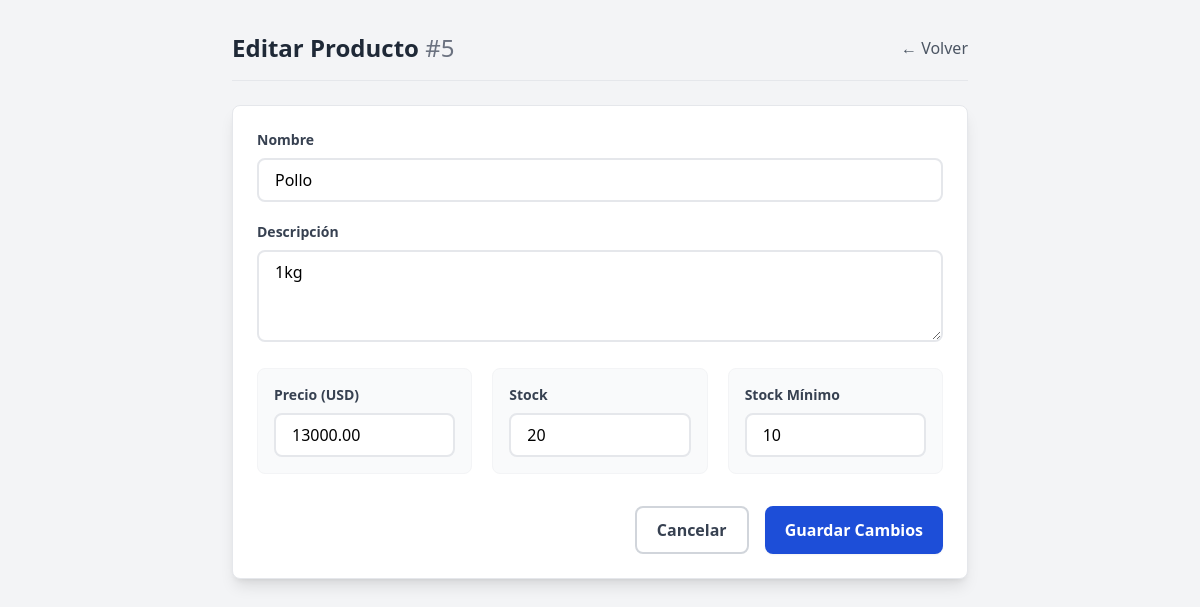
/editar_producto.php?id=5 (signed in), run on the app's committed database.
### tables this page shows
CREATE TABLE `productos` (
  `id` int(11) NOT NULL,
  `nombre` varchar(100) NOT NULL,
  `descripcion` text DEFAULT NULL,
  `precio` decimal(10,2) NOT NULL,
  `stock` int(11) NOT NULL,
  `fecha_creacion` timestamp NOT NULL DEFAULT current_timestamp(),
  `stock_minimo` int(11) NOT NULL DEFAULT 10,
  `deleted` tinyint(1) DEFAULT 0,
  `deleted_at` timestamp NULL DEFAULT NULL
);

### includes/functions.php (called while the page is built, shortened)
<?php
$servername = "localhost";
$username = "root";
$password = "";
$dbname = "inventario_supermercado";
$conn = new mysqli($servername, $username, $password, $dbname);
function obtenerProductoPorId($id) {
    global $conn;
    $sql = "SELECT * FROM productos WHERE id = ?";
    $stmt = $conn->prepare($sql);
    $stmt->bind_param("i", $id);
    if ($stmt->execute()) {
        $result = $stmt->get_result();
        $producto = $result->fetch_assoc();
        return $producto;
    } else {
        error_log("Error al ejecutar la consulta para obtener producto por ID: " . $stmt->error);
        $stmt->close();
        return null;
    }
}
?>

### editar_producto.php (the view, shortened to what this page needs)
<?php
require_once 'includes/functions.php';
$producto = null;
if (isset($_GET['id'])) {
    $producto = obtenerProductoPorId($_GET['id']);
}
if ($_SERVER['REQUEST_METHOD'] == 'POST') {
    $id = $_POST['id'];
    $nombre = trim($_POST['nombre']);
    $descripcion = trim($_POST['descripcion']);
    $precio = trim($_POST['precio']);
    $stock = trim($_POST['stock']);
    $stock_minimo = trim($_POST['stock_minimo'] ?? '0');
    if (!isset($id) || !is_numeric($id)) {
        $error = "ID de producto no válido.";
    } elseif (empty($nombre)) {
        $error = "El nombre del producto es obligatorio.";
    } elseif (!is_numeric($precio) || $precio < 0) {
        $error = "El precio debe ser un número positivo.";
    } elseif (filter_var($stock, FILTER_VALIDATE_INT, array('options' => array('min_range' => 0))) === false) {
        $error = "El stock debe ser un número entero no negativo.";
    } elseif (filter_var($stock_minimo, FILTER_VALIDATE_INT, array('options' => array('min_range' => 0))) === false) {
        $error = "El stock mínimo debe ser un número entero no negativo.";
    } else {
        $id = (int)$id;
        $precio = (float)$precio;
        $stock = (int)$stock;
        $stock_minimo = (int)$stock_minimo;
        if (actualizarProducto($id, $nombre, $descripcion, $precio, $stock, $stock_minimo)) {
            header("Location: index.php");
            exit;
        } else {
            $error = "Error al actualizar el producto. Inténtalo de nuevo.";
            $producto = obtenerProductoPorId($id);
        }
    }
} elseif (isset($_GET['id'])) {
    $producto = obtenerProductoPorId($_GET['id']);
}
?>
<!DOCTYPE html>
<html lang="es">
<head>
    <script src="https://cdn.tailwindcss.com"></script>
</head>
<body class="bg-gray-100">
    <div class="container mx-auto px-4 py-8 max-w-3xl">
        <div class="flex items-center justify-between mb-6 border-b border-gray-200 pb-4">
            <h1 class="text-2xl font-bold text-gray-800">Editar Producto <span class="text-gray-500 font-normal">#<?php echo $producto['id']; ?></span></h1>
            <a href="index.php" class="text-gray-600 hover:text-gray-800 transition-colors font-medium">
                ← Volver
            </a>
        </div>
        <?php if ($producto): ?>
            <form action="editar_producto.php" method="POST" class="bg-white shadow-lg rounded-lg p-6 border border-gray-200">
                <div class="space-y-5">
                    <div>
                        <label class="block text-sm font-semibold text-gray-700 mb-2">Nombre</label>
                        <input type="text" name="nombre" value="<?php echo htmlspecialchars($producto['nombre']); ?>"
                               class="w-full px-4 py-2 border-2 border-gray-200 rounded-lg focus:ring-2 focus:ring-blue-600 focus:border-blue-600"
                               required>
                    </div>
                    <div>
                        <label class="block text-sm font-semibold text-gray-700 mb-2">Descripción</label>
                        <textarea name="descripcion" rows="3"
                                  class="w-full px-4 py-2 border-2 border-gray-200 rounded-lg focus:ring-2 focus:ring-blue-600 focus:border-blue-600"><?php echo htmlspecialchars($producto['descripcion']); ?></textarea>
                    </div>
                    <div class="grid grid-cols-1 md:grid-cols-3 gap-5">
                        <div class="bg-gray-50 p-4 rounded-lg border border-gray-100">
                            <label class="block text-sm font-semibold text-gray-700 mb-2">Precio (USD)</label>
                            <input type="number" step="0.01" name="precio" value="<?php echo $producto['precio']; ?>"
                                   class="w-full px-4 py-2 border-2 border-gray-200 rounded-lg focus:ring-2 focus:ring-blue-600 focus:border-blue-600"
                                   required>
                        </div>
                        <div class="bg-gray-50 p-4 rounded-lg border border-gray-100">
                            <label class="block text-sm font-semibold text-gray-700 mb-2">Stock</label>
                            <input type="number" name="stock" value="<?php echo $producto['stock']; ?>"
                                   class="w-full px-4 py-2 border-2 border-gray-200 rounded-lg focus:ring-2 focus:ring-blue-600 focus:border-blue-600"
                                   required>
                        </div>
                        <div class="bg-gray-50 p-4 rounded-lg border border-gray-100">
                            <label class="block text-sm font-semibold text-gray-700 mb-2">Stock Mínimo</label>
                            <input type="number" name="stock_minimo" value="<?php echo $producto['stock_minimo']; ?>"
                                   class="w-full px-4 py-2 border-2 border-gray-200 rounded-lg focus:ring-2 focus:ring-blue-600 focus:border-blue-600"
                                   required>
                        </div>
                    </div>
                </div>
                <div class="mt-8 flex justify-end gap-4">
                    <a href="index.php" class="px-5 py-2.5 border-2 border-gray-300 text-gray-700 rounded-lg font-semibold hover:bg-gray-100 transition-colors">
                        Cancelar
                    </a>
                    <button type="submit" class="px-5 py-2.5 bg-blue-700 text-white rounded-lg font-semibold hover:bg-blue-800 transition-colors shadow-sm">
                        Guardar Cambios
                    </button>
                </div>
            </form>
        <?php else: ?>
            <div class="bg-white shadow-lg rounded-lg p-6 text-center border border-red-200">
                <p class="text-red-600 font-semibold">⚠️ Producto no encontrado</p>
            </div>
        <?php endif; ?>
    </div>
</body>
</html>

### data on the page
productos: id "5", nombre "Pollo", descripcion "1kg", precio "13000.00", stock "20", stock_minimo "10"
